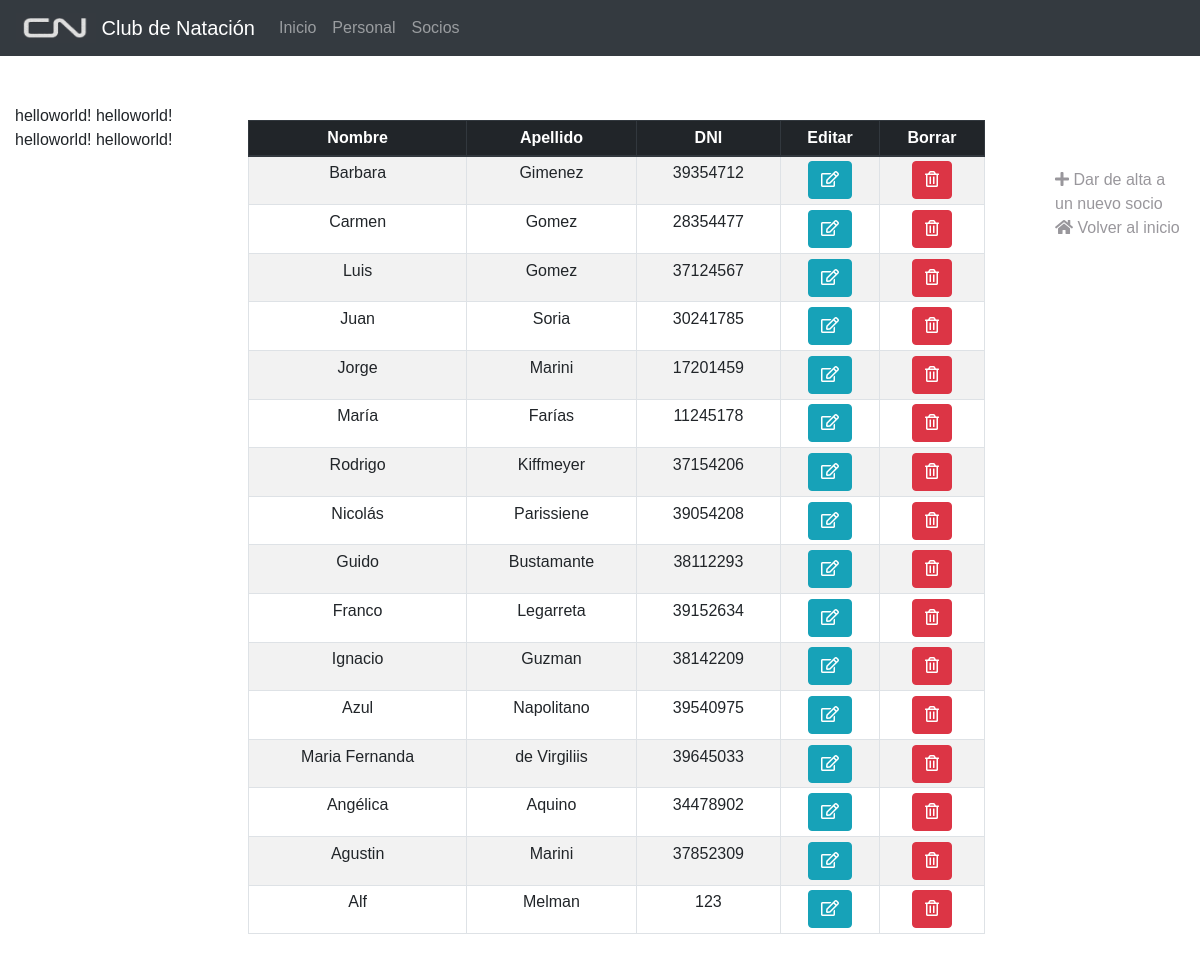
Screenshot of /crud.php with the database file from the repository.
### tables this page shows
CREATE TABLE `socios` (
  `id_socio` int(11) NOT NULL,
  `nombre` varchar(50) NOT NULL,
  `apellido` varchar(50) NOT NULL,
  `telefono` int(11) NOT NULL,
  `DNI` int(11) NOT NULL,
  `direccion` varchar(50) NOT NULL
);

### crud.php (the view, shortened to what this page needs)
<!DOCTYPE html>
<html>
	<head>
	<link rel="stylesheet" href="/object/css/bootstrap.css">
	<link rel="stylesheet" href="https://use.fontawesome.com/releases/v5.3.1/css/all.css">
	</head>
	<body>
		<nav class="navbar navbar-expand-lg navbar-dark bg-dark" style="position: sticky; z-index: 1071; top: 0;">
		    <a class="navbar-brand" href="#">
		    <img src="/object/images/CN_logo_black.jpg" width="80" height="30" class="d-inline-block align-top" alt="">
		    Club de Natación
		  </a>
		  <div class="collapse navbar-collapse" id="navbarText">
		    <ul class="navbar-nav mr-auto">
		      <li class="nav-item">
		        <a class="nav-link" href="index.html">Inicio <span class="sr-only">(current)</span></a>
		      </li>
		      <li class="nav-item">
		        <a class="nav-link" href="FichasEmpleados.php">Personal</a>
		      </li>
		      <li class="nav-item">
		        <a class="nav-link" href="crud.php">Socios</a>
		      </li>
		    </ul>
		  </div>
		</nav>
		<div class="container-fluid" style="margin-top: 3rem;">
			<div class="row flex-xl-nowrap">
				<div class="col-12 col-md-3 col-xl-2 bd-sidebar">
					helloworld!
					helloworld!
					helloworld!
					helloworld!
				</div>
				<main class="col-12 col-md-9 col-xl-8 py-md-3 pl-md-5 bd-content">
					<?php
						$pdo = conectar();
						$consulta = $pdo->prepare("SELECT nombre, apellido, DNI, id_socio FROM socios;");
						$consulta -> execute();
						$resultado = $consulta->fetchAll(PDO::FETCH_ASSOC);
						echo '<table class="table table-bordered table-sm table-hover table-striped" style="text-align:center;">
								<thead class="thead-dark" style="text-align:center";>
									<tr>
										<th scope="col">Nombre</th>
										<th scope="col">Apellido</th>
										<th scope="col">DNI</th>
										<th scope="col">Editar</th>
										<th scope="col">Borrar</th>
									</tr>
								</thead>
								<tbody>';
									foreach ($resultado as $elSocio) {
									    echo '<tr>';
									    echo '<td>'.$elSocio['nombre'].'</td>';
									    echo '<td>'.$elSocio['apellido'].'</td>';
									    echo '<td style="text-align=center">'.$elSocio['DNI'].'</td>';
									    echo '<td>
									    		<a href="modificar.php?id='.$elSocio['id_socio'].'">
									    			<button class="btn btn-info">
										    			<i class="far fa-edit"></i>
									    			</button>
									    		</a>
									    	  </td>';
									    echo '<td>
									    		<a href="baja.php?id='.$elSocio['id_socio'].'">
									    			<button class="btn btn-danger">
										    			<i class="far fa-trash-alt"></i>
										    		</button>
									    		</a>
									    	 </td>
									   	</tr>';
									}
								echo '</tbody>
							  </table>';
					?>
				</main>
				<div class="d-none d-xl-block col-xl-2 bd-toc">
					<ul class="section-nav" style="list-style: none; margin-top: 4rem;">
						<li class="toc-entry toc-h2">
							<a href="formAlta.php" style="color:#99979c">
								<i class="fa fa-plus" aria-hidden="true"></i> Dar de alta a un nuevo socio
							</a>
						</li>
						<li class="toc-entry toc-h2">
							<a href="index.html" style="color:#99979c">
								<i class="fa fa-home" aria-hidden="true"></i> Volver al inicio
							</a>
						</li>
					</ul>
				</div>
			</div>
		</div>
	</body>
</html>

### crud.php (style rules this page uses)
body { font-family: Arial; }

### rows the page displays
socios: nombre "Barbara", apellido "Gimenez", DNI "39354712"
socios: nombre "Carmen", apellido "Gomez", DNI "28354477"
socios: nombre "Luis", apellido "Gomez", DNI "37124567"
socios: nombre "Juan", apellido "Soria", DNI "30241785"
socios: nombre "Jorge", apellido "Marini", DNI "17201459"
socios: nombre "María", apellido "Farías", DNI "11245178"
socios: nombre "Rodrigo", apellido "Kiffmeyer", DNI "37154206"
socios: nombre "Nicolás", apellido "Parissiene", DNI "39054208"
socios: nombre "Guido", apellido "Bustamante", DNI "38112293"
socios: nombre "Franco", apellido "Legarreta", DNI "39152634"
socios: nombre "Ignacio", apellido "Guzman", DNI "38142209"
socios: nombre "Azul", apellido "Napolitano", DNI "39540975"
socios: nombre "Maria Fernanda", apellido "de Virgiliis", DNI "39645033"
socios: nombre "Angélica", apellido "Aquino", DNI "34478902"
socios: nombre "Agustin", apellido "Marini", DNI "37852309"
socios: nombre "Alf", apellido "Melman", DNI "123"
